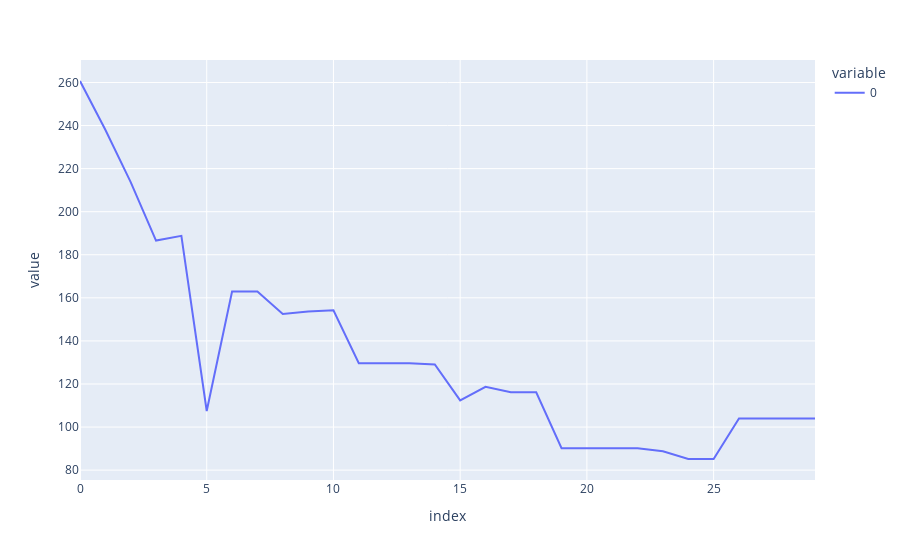

The code cell stored with this chart in its notebook:
### Code cell
px.line(np.std(scores, axis=0))

# plt.plot(scores_w_daemon)
# plt.xlabel('Iterations')
# plt.ylabel('Gap between best solution and optimal solution')
# plt.show()

### Figure 1 — Plotly figure (JSON) as saved in the notebook; plotly's stock layout.template omitted (floating-point values rounded to 4 significant figures)
{"data": [{"hovertemplate": "variable=0<br>index=%{x}<br>value=%{y}<extra></extra>", "legendgroup": "0", "line": {"color": "#636efa", "dash": "solid"}, "marker": {"symbol": "circle"}, "mode": "lines", "name": "0", "orientation": "v", "showlegend": true, "type": "scatter", "x": [0, 1, 2, 3, 4, 5, 6, 7, 8, 9, 10, 11, 12, 13, 14, 15, 16, 17, 18, 19, 20, 21, 22, 23, 24, 25, 26, 27, 28, 29], "xaxis": "x", "y": [260.7, 238.0, 213.7, 186.6, 188.8, 107.5, 163.0, 163.0, 152.5, 153.7, 154.2, 129.6, 129.6, 129.6, 129.0, 112.4, 118.7, 116.1, 116.1, 90.19, 90.19, 90.19, 90.19, 88.74, 85.16, 85.16, 104.0, 104.0, 104.0, 104.0], "yaxis": "y"}], "layout": {"legend": {"title": {"text": "variable"}, "tracegroupgap": 0}, "margin": {"t": 60}, "xaxis": {"anchor": "y", "domain": [0, 1], "title": {"text": "index"}}, "yaxis": {"anchor": "x", "domain": [0, 1], "title": {"text": "value"}}}}
